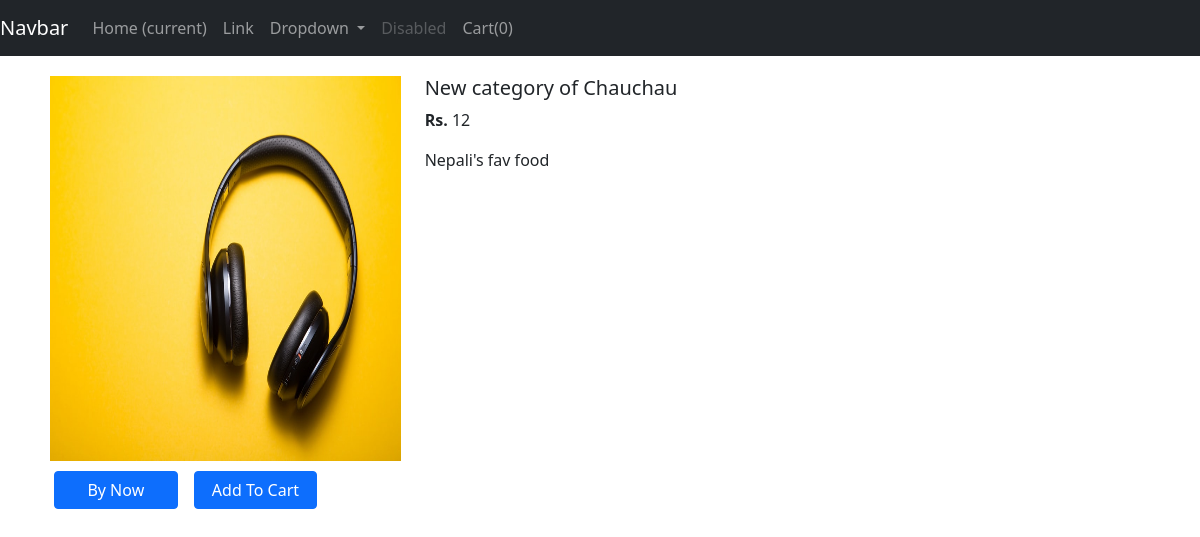
The page /shop/products/4 on the database its author committed.
### shop/models.py (models this page shows)
class Product(models.Model):
    product_id = models.AutoField
    product_name = models.CharField(max_length =50)
    category = models.CharField(max_length=50,default= "")
    sub_category = models.CharField(max_length=50,default="")
    price = models.IntegerField(default=0)
    desc = models.CharField(max_length=300)
    pub_date = models.DateField()
    image = models.ImageField(upload_to ="shop/images",default="")
    def __str__(self):
        return self.product_name

### shop/views.py (the view)
# urls.py: path('products/<int:id>', views.productView,name='ProductView'),
def productView(request,id):
    product = Product.objects.filter(id=id)
    print(product)
    return render(request,'shop/productView.html',{'product':product[0]})

### shop/templates/shop/productView.html (shortened to what this page needs)
{%extends 'shop/basic.html'%}
{% block body %}
  <div class="container" style="padding: 20px;">
        <div class="row">
            <div class="col-md-4">
                <div class="row">
                   <img src="/{{product.image}}" width="233" height="385">
                </div>
                <div class="row" style="margin-top:10px;align-items: center;">
                    <button type="button" class="btn btn-primary mx-3 " style="width: 33%;">By Now</button>
                    <button type="button" id="pr{{i.id}}" class="btn btn-primary" style="width: 33%;">Add To Cart</button>
                </div>
            </div>
            <div class="col-md-8">
                <h5>{{product.product_name}}</h5>
                <p><b>Rs. </b>{{product.price}}</p>
                <p>{{product.desc}}</p>
            </div>
        </div>
    </div>
{% endblock %}

### rows shown on the page
Product: image (picture), product_name "New category of Chauchau", price "12", desc "Nepali's fav food"
